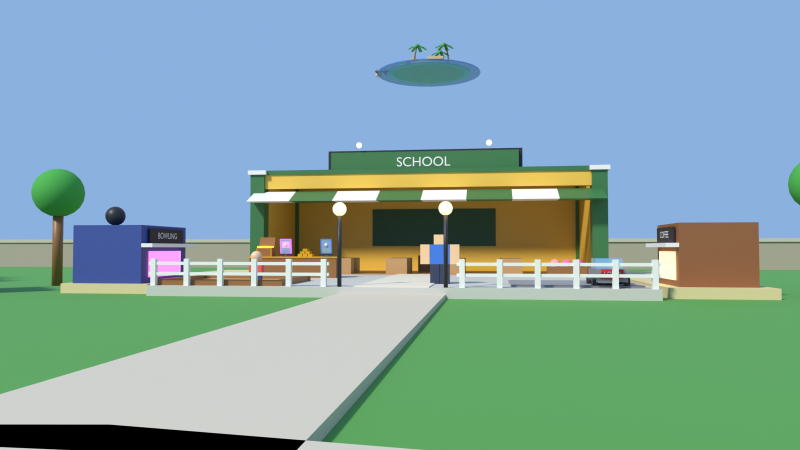
#> input picture world_overhaul/renders/before/city_player_eye.png, 1600 x 900 px (shown at 1/2 size); its folder holds only this picture in this run
$ python compare.py
#> lines starting #> are read from the running program, lines starting #| are printed output that depends on the picture
"""
compare.py - BEFORE | AFTER pictures side by side (same camera), for REPORT.md.

    /home/user/bvenv/bin/python tools/compare.py            (every image that exists in both folders)

Reads renders/before/<name>.png and renders/after/<name>.png, writes renders/compare/<name>.jpg.
"""

import os

from PIL import Image, ImageDraw, ImageFont

HERE = os.path.dirname(os.path.abspath(__file__))
ROOT = os.path.normpath(os.path.join(HERE, ".."))
BEFORE = os.path.join(ROOT, "renders", "before")
AFTER = os.path.join(ROOT, "renders", "after")
OUT = os.path.join(ROOT, "renders", "compare")


def font(size):
    try:
        return ImageFont.truetype("DejaVuSans-Bold.ttf", size)
    except OSError:
        return ImageFont.load_default()


def pair(name, width=1100):
#> called with name = 'city_player_eye.png', width = 1100
    a = Image.open(os.path.join(BEFORE, name)).convert("RGB")
#> a is the input picture: PIL image 1600x900 RGB; mean R, G, B 133.1, 165.4, 164.4
    b = Image.open(os.path.join(AFTER, name)).convert("RGB")
    h = int(a.height * width / a.width)
#> h = 618
    a, b = a.resize((width, h), Image.LANCZOS), b.resize((width, h), Image.LANCZOS)
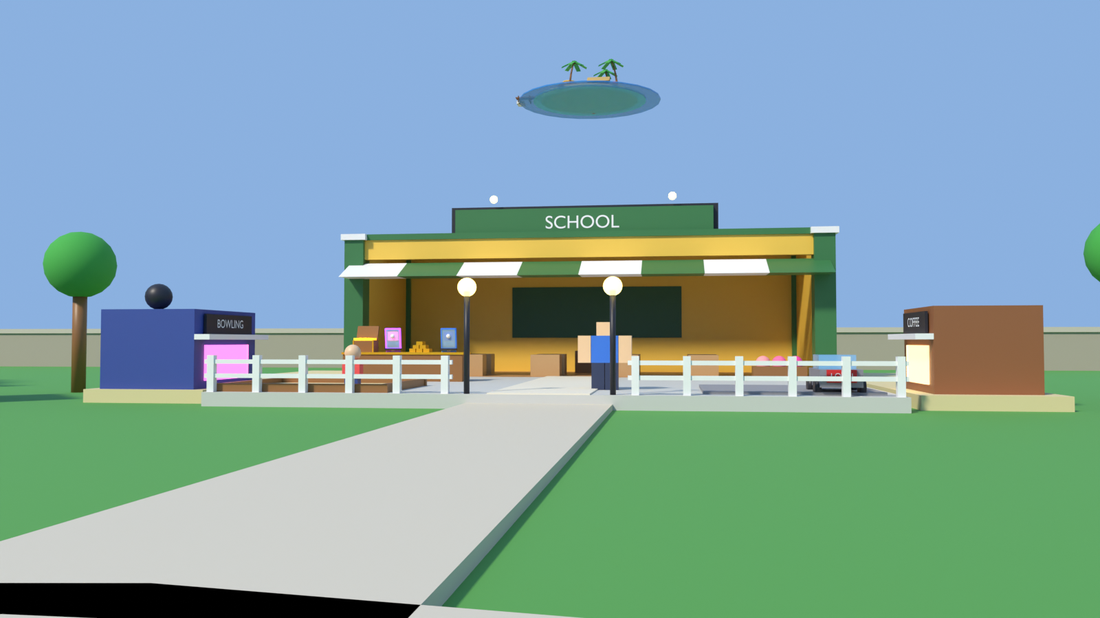
#> a: PIL image 1100x618 RGB; mean R, G, B 133.1, 165.4, 164.5
    bar = 36
    out = Image.new("RGB", (width * 2 + 8, h + bar), (40, 26, 58))
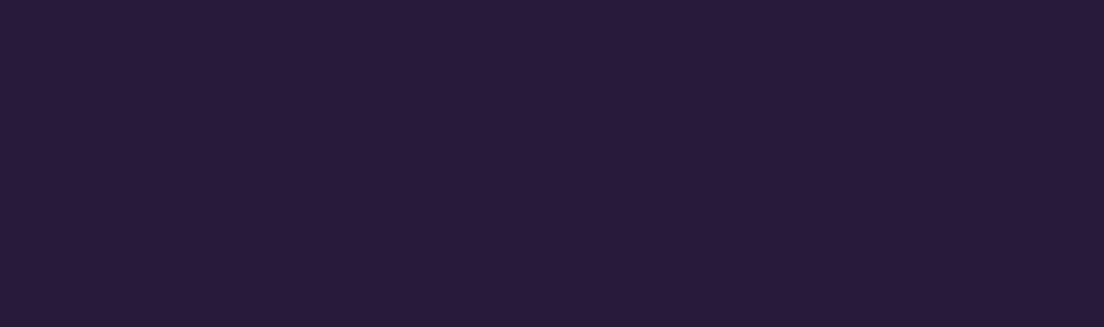
#> out: PIL image 2208x654 RGB (shown at 1/2 size); mean R, G, B 40, 26, 58
    out.paste(a, (0, bar))
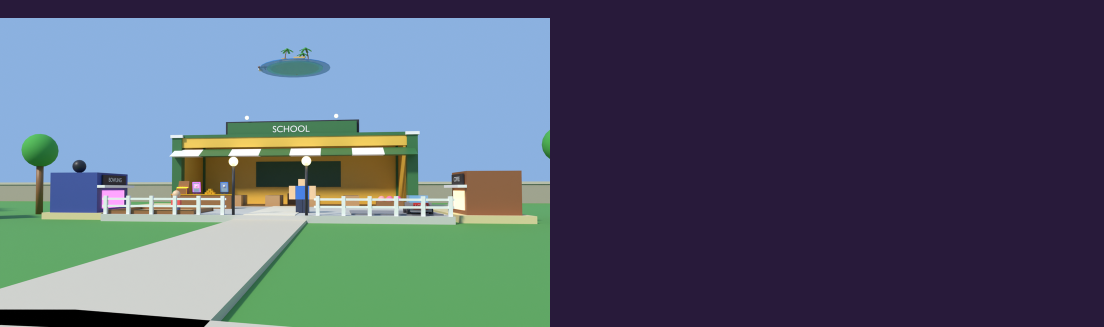
#> out: PIL image 2208x654 RGB (shown at 1/2 size); mean R, G, B 83.8, 91.6, 108.1
    out.paste(b, (width + 8, bar))
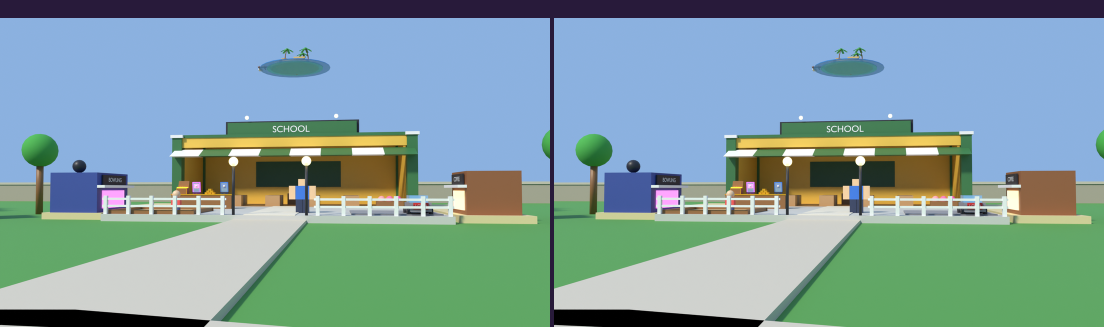
#> out: PIL image 2208x654 RGB (shown at 1/2 size); mean R, G, B 127.7, 157.2, 158.2
    d = ImageDraw.Draw(out)
    f = font(22)
    d.text((10, 6), "BEFORE", fill=(255, 255, 255), font=f)
    d.text((width + 18, 6), "AFTER", fill=(255, 214, 92), font=f)
    d.text((width * 2 - 330, 8), os.path.splitext(name)[0], fill=(210, 215, 235), font=font(16))
    os.makedirs(OUT, exist_ok=True)
    path = os.path.join(OUT, os.path.splitext(name)[0] + ".jpg")
    out.save(path, quality=88, optimize=True)
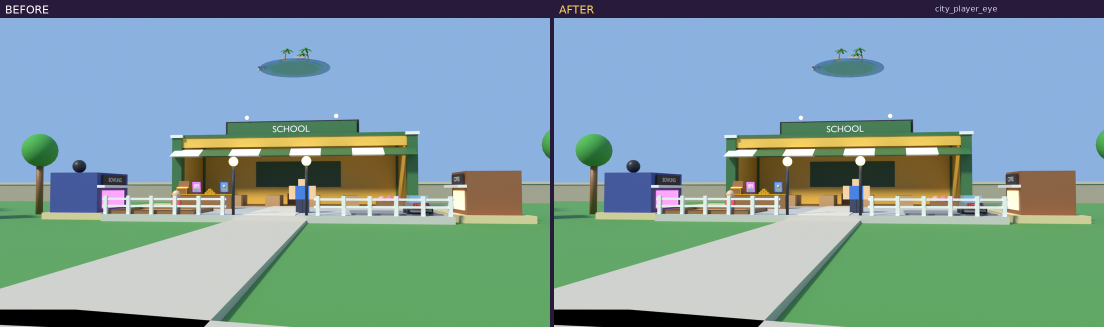
#> saved as city_player_eye.jpg: PIL image 2208x654 RGB (shown at 1/2 size); mean R, G, B 127.9, 157.4, 158.4
    return path


def main():
    names = sorted(n for n in os.listdir(BEFORE) if n.endswith(".png") and os.path.exists(os.path.join(AFTER, n)))
    for n in names:
        print(pair(n))


if __name__ == "__main__":
    main()
